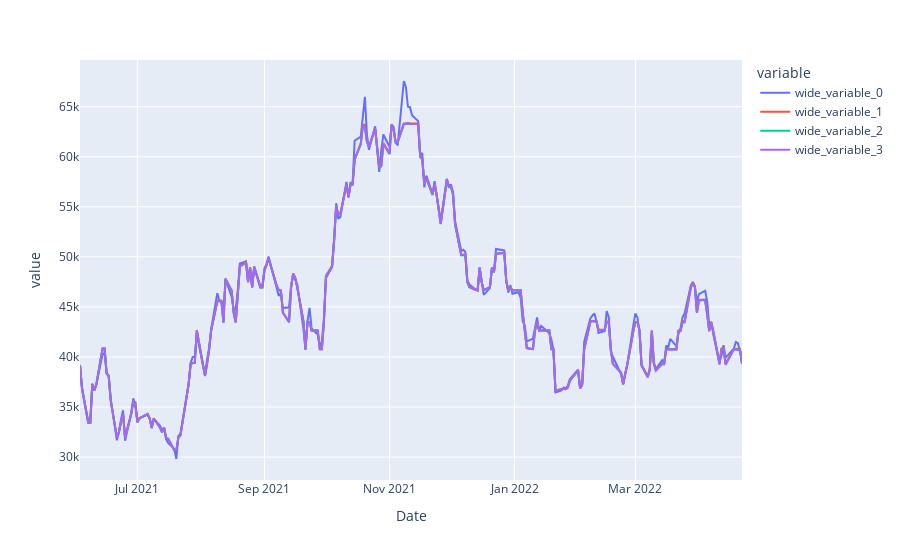

Write notebook code for a chart like this one.
### Code cell
gb_200 = GradientBoostingRegressor(random_state = 10 , criterion='mae', n_estimators = 200)
gb_500 = GradientBoostingRegressor(random_state = 10 , criterion='mae', n_estimators = 500)
gb_1500 = GradientBoostingRegressor(random_state = 10 , criterion='mae', n_estimators = 1500)
df = pd.DataFrame(columns = ['MAE', 'MSE', 'R2'], index = ['200','500', '1500'])
show_results(df, train_3, test_3, y_train_3, y_test_3,gb_200, gb_500, gb_1500)

### Figure 1 — Plotly figure (JSON) as saved in the notebook; plotly's stock layout.template omitted (floating-point values rounded to 4 significant figures; data arrays with more than 128 entries replaced by an {"elided": "..."} marker saying what was removed)
{"data": [{"hovertemplate": "variable=wide_variable_0<br>Date=%{x}<br>value=%{y}<extra></extra>", "legendgroup": "wide_variable_0", "line": {"color": "#636efa", "dash": "solid"}, "marker": {"symbol": "circle"}, "mode": "lines", "name": "wide_variable_0", "orientation": "v", "showlegend": true, "type": "scatter", "x": {"elided": "225 str values"}, "xaxis": "x", "y": {"elided": "225 float values"}, "yaxis": "y"}, {"hovertemplate": "variable=wide_variable_1<br>Date=%{x}<br>value=%{y}<extra></extra>", "legendgroup": "wide_variable_1", "line": {"color": "#EF553B", "dash": "solid"}, "marker": {"symbol": "circle"}, "mode": "lines", "name": "wide_variable_1", "orientation": "v", "showlegend": true, "type": "scatter", "x": {"elided": "225 str values"}, "xaxis": "x", "y": {"elided": "225 float values"}, "yaxis": "y"}, {"hovertemplate": "variable=wide_variable_2<br>Date=%{x}<br>value=%{y}<extra></extra>", "legendgroup": "wide_variable_2", "line": {"color": "#00cc96", "dash": "solid"}, "marker": {"symbol": "circle"}, "mode": "lines", "name": "wide_variable_2", "orientation": "v", "showlegend": true, "type": "scatter", "x": {"elided": "225 str values"}, "xaxis": "x", "y": {"elided": "225 float values"}, "yaxis": "y"}, {"hovertemplate": "variable=wide_variable_3<br>Date=%{x}<br>value=%{y}<extra></extra>", "legendgroup": "wide_variable_3", "line": {"color": "#ab63fa", "dash": "solid"}, "marker": {"symbol": "circle"}, "mode": "lines", "name": "wide_variable_3", "orientation": "v", "showlegend": true, "type": "scatter", "x": {"elided": "225 str values"}, "xaxis": "x", "y": {"elided": "225 float values"}, "yaxis": "y"}], "layout": {"legend": {"title": {"text": "variable"}, "tracegroupgap": 0}, "margin": {"t": 60}, "xaxis": {"anchor": "y", "domain": [0, 1], "title": {"text": "Date"}}, "yaxis": {"anchor": "x", "domain": [0, 1], "title": {"text": "value"}}}}
